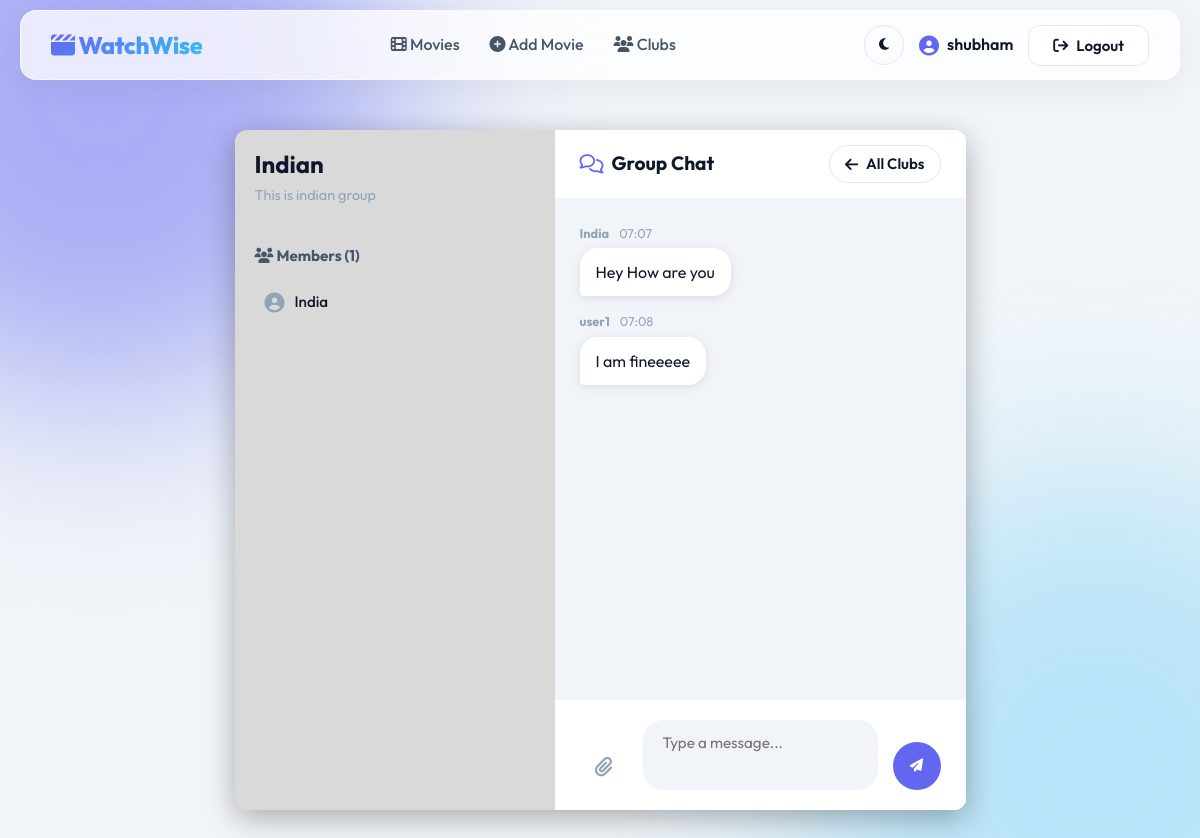
The page /groups/1/ (signed in) on the database its author committed.
### groups/models.py (models this page shows, shortened)
class Group(models.Model):
    name = models.CharField(max_length=150, unique=True)
    description = models.TextField(blank=True)
    created_by = models.ForeignKey(
        User,
        on_delete=models.CASCADE,
        related_name="created_groups"
    )
    members = models.ManyToManyField(
        User,
        related_name="joined_groups",
        blank=True
    )
    created_at = models.DateTimeField(auto_now_add=True)

class GroupPost(models.Model):
    group = models.ForeignKey(
        Group,
        on_delete=models.CASCADE,
        related_name="posts"
    )
    user = models.ForeignKey(
        User,
        on_delete=models.CASCADE,
        related_name="group_posts"
    )
    content = models.TextField()
    image = models.ImageField(upload_to="group_posts/", blank=True, null=True)
    created_at = models.DateTimeField(auto_now_add=True)

### groups/views.py (the view, shortened to what this page needs)
# urls.py: path("<int:group_id>/", views.group_detail_view, name="detail"),
@login_required
def group_detail_view(request, group_id):
    group = get_object_or_404(Group, id=group_id)
    posts = group.posts.all()
    return render(
        request,
        "groups/group_detail.html",
        {"group": group, "posts": posts}
    )

### templates/groups/group_detail.html (shortened to what this page needs)
{% extends "base.html" %}
{% block content %}
<div class="chat-wrapper animate-fade-in">
  <div class="chat-sidebar">
    <div class="chat-sidebar-header">
      <h2 style="font-size: 1.5rem; margin-bottom: 5px; color: var(--text-primary);">{{ group.name }}</h2>
      {% if group.description %}
        <p style="font-size: 0.9rem; color: var(--text-muted); margin: 0; overflow: hidden; text-overflow: ellipsis; white-space: nowrap;">
          {{ group.description }}
        </p>
      {% endif %}
    </div>
    <div class="chat-sidebar-content">
      <h3 style="font-size: 0.95rem; margin-bottom: 15px; color: var(--text-secondary);">
        <i class="fa-solid fa-users"></i> Members ({{ group.members.count }})
      </h3>
      <div style="display: flex; flex-direction: column; gap: 8px;">
        {% for member in group.members.all %}
          <div style="display: flex; align-items: center; gap: 10px; padding: 10px; border-radius: 8px; background: rgba(255,255,255,0.03);">
            <i class="fa-solid fa-circle-user fa-lg" style="color: {% if member == user %}var(--accent){% else %}var(--text-muted){% endif %};"></i>
            <span style="font-weight: 500; font-size: 0.95rem; color: var(--text-primary);">
              {{ member.username }}
            </span>
          </div>
        {% empty %}
          <p style="color: var(--text-muted); font-style: italic; font-size: 0.9rem;">No members yet.</p>
        {% endfor %}
      </div>
    </div>
  </div>
  <div class="chat-main">
    <div class="chat-header">
      <div>
        <h3 style="margin: 0; font-size: 1.2rem; display: flex; align-items: center; gap: 8px;">
          <i class="fa-regular fa-comments" style="color: var(--accent);"></i> Group Chat
        </h3>
      </div>
      <a href="{% url 'groups:list' %}" class="btn btn-secondary btn-sm" style="padding: 6px 15px; border-radius: 20px;">
        <i class="fa-solid fa-arrow-left"></i> All Clubs
      </a>
    </div>
    <div class="chat-messages" id="chatMessages">
      {% for post in posts %}
        <div class="chat-bubble-wrapper {% if post.user == user %}own{% else %}other{% endif %}">
          <div class="chat-meta">
            <strong>{{ post.user.username }}</strong>
            <span>{{ post.created_at|date:"H:i" }}</span>
          </div>
          <div class="chat-bubble">
            {% if post.content %}
              {{ post.content }}
            {% endif %}
          </div>
        </div>
      {% empty %}
        <div class="empty-state" style="margin: auto; text-align: center; color: var(--text-muted);">
          <i class="fa-regular fa-comments fa-3x" style="margin-bottom: 15px; opacity: 0.5;"></i>
          <p>No messages yet. Start the conversation!</p>
        </div>
      {% endfor %}
    </div>
    <div class="chat-input-area">
      {% if user.is_authenticated %}
        <form method="post" enctype="multipart/form-data" class="chat-form">
          <label class="file-upload-btn" title="Attach Image">
            <i class="fa-solid fa-paperclip fa-lg"></i>
          </label>
          <textarea name="content" class="chat-textarea" placeholder="Type a message..." required oninput="this.style.height = ''; this.style.height = this.scrollHeight + 'px'"></textarea>
          <button type="submit" class="send-btn" title="Send Message">
            <i class="fa-solid fa-paper-plane"></i>
          </button>
        </form>
      {% else %}
        <div style="text-align: center; padding: 10px; color: var(--text-muted);">
          <i class="fa-solid fa-lock"></i> <a href="{% url 'login' %}" style="color: var(--accent); font-weight: 500;">Login</a> to join the chat.
        </div>
      {% endif %}
    </div>
  </div>
</div>
{% endblock %}

### templates/base.html (shortened to what this page needs)
{% load static %}
<!DOCTYPE html>
<html lang="en" data-theme="light">
<head>
  <link rel="stylesheet" href="https://cdnjs.cloudflare.com/ajax/libs/font-awesome/6.4.0/css/all.min.css">
  <link rel="stylesheet" href="{% static 'css/style.css' %}">
</head>
<body>
  <nav class="glass-nav">
    <a href="{% url 'movies:list' %}" style="text-decoration:none;">
      <span class="brand-name"><i class="fa-solid fa-clapperboard"></i> WatchWise</span>
    </a>
    <ul class="nav-links">
      <li><a href="{% url 'movies:list' %}"><i class="fa-solid fa-film"></i> Movies</a></li>
      {% if user.is_authenticated %}
        <li><a href="{% url 'movies:add_movie' %}"><i class="fa-solid fa-plus-circle"></i> Add Movie</a></li>
        <li><a href="{% url 'groups:list' %}"><i class="fa-solid fa-users"></i> Clubs</a></li>
      {% endif %}
    </ul>
    <div class="nav-right">
      <button class="theme-toggle" id="theme-toggle" aria-label="Toggle Dark Mode" title="Toggle Dark/Light Mode">
        <i class="fa-solid fa-moon"></i>
      </button>
      {% if user.is_authenticated %}
        <a href="{% url 'accounts:profile' %}" class="nav-user">
          <i class="fa-solid fa-circle-user fa-lg"></i> {{ user.username }}
        </a>
        <form action="{% url 'logout' %}" method="post" style="display:inline;">
          <button type="submit" class="btn btn-secondary"><i class="fa-solid fa-arrow-right-from-bracket"></i> Logout</button>
        </form>
      {% else %}
        <a href="{% url 'login' %}" class="btn btn-secondary">Login</a>
      {% endif %}
    </div>
  </nav>
  <main class="container animate-fade-in">
    {% block content %}
    {% endblock %}
  </main>
</body>
</html>

### static/css/style.css (style rules this page uses)
:root { --bg-primary: #f1f5f9; --bg-secondary: #ffffff; --text-primary: #0f172a; --text-secondary: #475569; --text-muted: #94a3b8; --accent: #6366f1; --accent-hover: #4f46e5; --danger: #ef4444; --success: #10b981; --border: #e2e8f0; --glass-bg: rgba(255, 255, 255, 0.75); --glass-border: rgba(255, 255, 255, 0.6); --glass-shadow: 0 8px 32px rgba(0, 0, 0, 0.05); }
* { margin: 0; padding: 0; box-sizing: border-box; }
body { font-family: 'Outfit', sans-serif; background-color: var(--bg-primary); color: var(--text-primary); line-height: 1.6; min-height: 100vh; display: flex; flex-direction: column; transition: background-color 0.3s ease, color 0.3s ease; overflow-x: hidden; }
body::before, body::after { content: ''; position: fixed; width: 600px; height: 600px; border-radius: 50%; filter: blur(100px); z-index: -1; opacity: 0.5; pointer-events: none; transition: opacity 0.5s ease; }
body::before { background: var(--accent); top: -200px; left: -200px; }
body::after { background: #38bdf8; bottom: -200px; right: -200px; opacity: 0.3; }
.container { max-width: 1200px; margin: 0 auto; padding: 40px 20px; flex: 1; }
a { color: var(--accent); text-decoration: none; transition: color 0.2s; }
h1, h2, h3, h4, h5, h6 { font-weight: 700; line-height: 1.2; margin-bottom: 1rem; color: var(--text-primary); }
h2 { font-size: 2.2rem; }
h3 { font-size: 1.5rem; }
.glass-nav { position: sticky; top: 10px; z-index: 1000; margin: 0 20px; border-radius: 16px; height: 70px; background: var(--glass-bg); backdrop-filter: blur(16px); -webkit-backdrop-filter: blur(16px); border: 1px solid var(--glass-border); box-shadow: var(--glass-shadow); display: flex; align-items: center; justify-content: space-between; padding: 0 30px; transition: background 0.3s, border 0.3s; }
.brand-name { font-size: 24px; font-weight: 800; background: linear-gradient(135deg, var(--accent), #38bdf8); -webkit-background-clip: text; background-clip: text; -webkit-text-fill-color: transparent; letter-spacing: -0.5px; }
.nav-links { list-style: none; display: flex; gap: 30px; align-items: center; margin: 0; padding: 0; }
.nav-links a { color: var(--text-secondary); font-weight: 500; position: relative; padding: 5px 0; }
.nav-links a::after { content: ""; position: absolute; left: 0; bottom: 0; width: 0%; height: 2px; background: linear-gradient(90deg, var(--accent), #38bdf8); transition: width 0.3s ease; }
.nav-right { display: flex; align-items: center; gap: 15px; }
.nav-user { font-weight: 600; color: var(--text-primary) !important; display: flex; align-items: center; gap: 8px; }
.nav-user i { color: var(--accent); }
.btn { display: inline-flex; align-items: center; justify-content: center; gap: 8px; padding: 10px 24px; border-radius: 12px; font-weight: 600; font-size: 15px; cursor: pointer; transition: all 0.3s cubic-bezier(0.4, 0, 0.2, 1); border: none; font-family: inherit; text-decoration: none; }
.btn-secondary { background: var(--bg-secondary); color: var(--text-primary) !important; border: 1px solid var(--border); }
.theme-toggle { background: transparent; border: 1px solid var(--border); color: var(--text-primary); width: 40px; height: 40px; border-radius: 50%; display: flex; align-items: center; justify-content: center; cursor: pointer; transition: all 0.3s ease; }
.modern-input, input[type="text"], input[type="password"], input[type="email"], input[type="number"], select, textarea { width: 100%; padding: 12px 16px; border-radius: 12px; border: 1px solid var(--border); background: var(--bg-secondary); color: var(--text-primary); font-size: 15px; font-family: inherit; transition: all 0.3s ease; outline: none; }
.animate-fade-in { animation: fadeIn 0.5s ease forwards; }

### rows shown on the page
Group: name "Indian", description "This is indian group", members.count "1"
GroupPost: user.username "India", created_at "07:07", content "Hey How are you"
GroupPost: user.username "user1", created_at "07:08", content "I am fineeeee"

### other values the page prints
{{ user.username }} "shubham"
{{ member.username }} "India"
